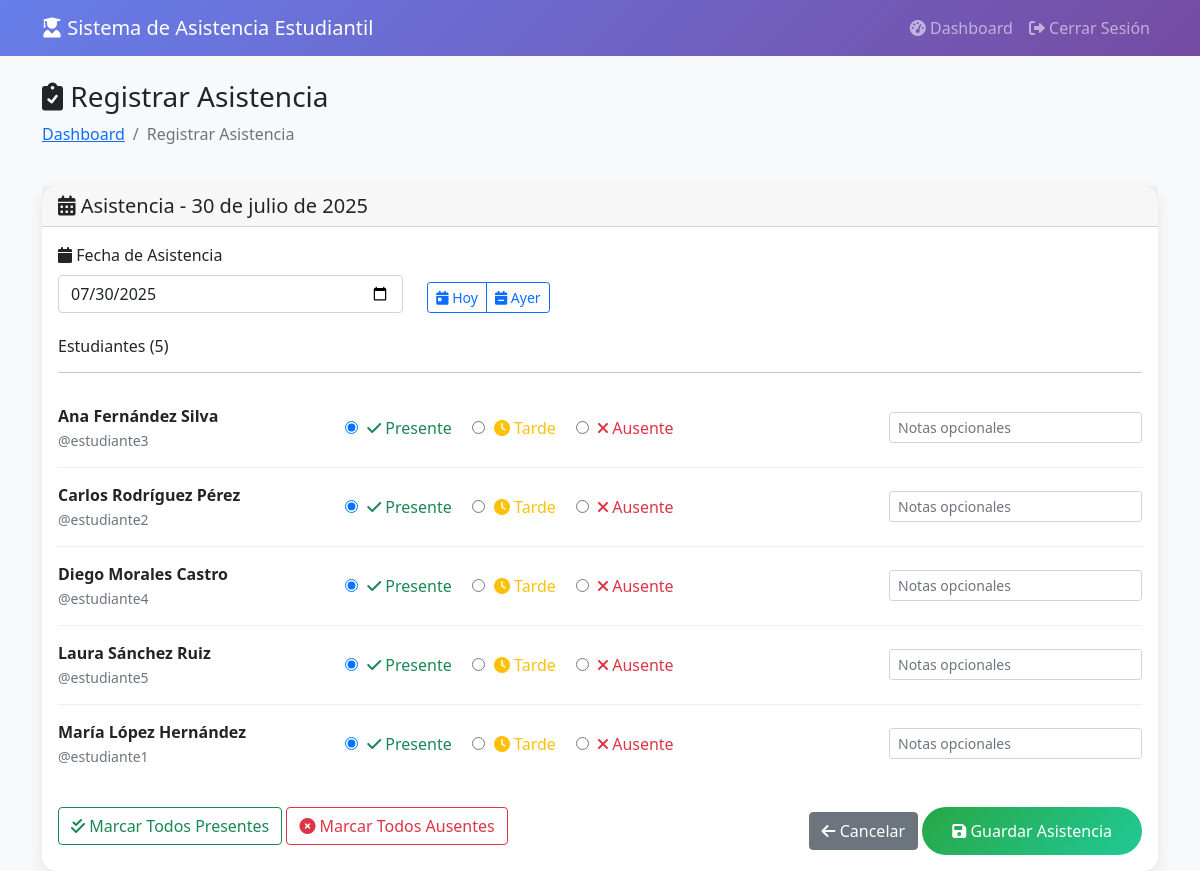
/php/register_attendance.php (signed in), run on the app's committed database.
### tables this page shows
CREATE TABLE users (
    id INT AUTO_INCREMENT PRIMARY KEY,
    username VARCHAR(50) UNIQUE NOT NULL,
    password VARCHAR(255) NOT NULL,
    role ENUM('teacher', 'student') NOT NULL,
    full_name VARCHAR(100) NOT NULL,
    email VARCHAR(100),
    created_at TIMESTAMP DEFAULT CURRENT_TIMESTAMP,
    updated_at TIMESTAMP DEFAULT CURRENT_TIMESTAMP ON UPDATE CURRENT_TIMESTAMP,
    is_active BOOLEAN DEFAULT TRUE,
    INDEX idx_username (username),
    INDEX idx_role (role)
);

### php/config.php (called while the page is built, shortened)
<?php
function escape($data) {
    return htmlspecialchars($data ?? '', ENT_QUOTES, 'UTF-8');
}
function formatDate($date) {
    $meses = [
        1 => 'enero', 2 => 'febrero', 3 => 'marzo', 4 => 'abril',
        5 => 'mayo', 6 => 'junio', 7 => 'julio', 8 => 'agosto',
        9 => 'septiembre', 10 => 'octubre', 11 => 'noviembre', 12 => 'diciembre'
    ];
    $timestamp = strtotime($date);
    $dia = date('d', $timestamp);
    $mes = $meses[(int)date('n', $timestamp)];
    $año = date('Y', $timestamp);
    return "$dia de $mes de $año";
}
?>

### php/db_connect.php (called while the page is built, shortened)
<?php
require_once 'config.php';
class DatabaseConnection {
    private static $instance = null;
    private $connection;
    private $host;
    private $username;
    private $password;
    private $database;
    private function __construct() {
        $this->host = DB_HOST;
        $this->username = DB_USERNAME;
        $this->password = DB_PASSWORD;
        $this->database = DB_NAME;
    }
    public static function getInstance() {
        if (self::$instance === null) {
            self::$instance = new self();
        }
        return self::$instance;
    }
    private function connect() {
        try {
            $this->connection = new mysqli($this->host, $this->username, $this->password, $this->database);
            $this->connection->query("SET sql_mode = 'STRICT_TRANS_TABLES,ERROR_FOR_DIVISION_BY_ZERO,NO_AUTO_CREATE_USER,NO_ENGINE_SUBSTITUTION'");
            $this->connection->query("SET time_zone = '" . date('P') . "'");
        } catch (Exception $e) {
            logError("Error fatal de conexión: " . $e->getMessage(), 'CRITICAL');
            if (!defined('DEBUG_MODE') || !DEBUG_MODE) {
                die('Error de conexión a la base de datos. Contacte al administrador.');
            } else {
                die('Error de conexión: ' . $e->getMessage());
            }
        }
    }
    public function getConnection() {
        return $this->connection;
    }
    public function prepare($query) {
        $stmt = $this->getConnection()->prepare($query);
        return $stmt;
    }
}
class QueryBuilder {
    private $db;
    public function __construct() {
        $this->db = DatabaseConnection::getInstance();
    }
    public function execute($query, $params = [], $types = '') {
        try {
            $stmt = $this->db->prepare($query);
            if (!empty($params)) {
                $stmt->bind_param($types, ...$params);
            }
            if (!$stmt->execute()) {
                throw new Exception("Error ejecutando consulta: " . $stmt->error);
            }
            return $stmt;
        } catch (Exception $e) {
            logError("Error en QueryBuilder::execute - " . $e->getMessage() . " | Query: " . $query, 'ERROR');
            throw $e;
        }
    }
    public function fetchAll($query, $params = [], $types = '') {
        $stmt = $this->execute($query, $params, $types);
        $result = $stmt->get_result();
        return $result->fetch_all(MYSQLI_ASSOC);
    }
}
$query = new QueryBuilder();
function fetchAll($sql, $params = [], $types = '') {
    global $query;
    return $query->fetchAll($sql, $params, $types);
}
?>

### php/register_attendance.php (the view, shortened to what this page needs)
<?php
require_once 'config.php';
require_once 'db_connect.php';
$students = fetchAll("SELECT id, username, full_name FROM users WHERE role = 'student' ORDER BY full_name");
$selected_date = $_POST['attendance_date'] ?? date('Y-m-d');
$existing_data = [];
?>
<!DOCTYPE html>
<html lang="es">
<head>
    <link href="https://cdn.jsdelivr.net/npm/bootstrap@5.1.3/dist/css/bootstrap.min.css" rel="stylesheet">
    <link href="https://cdnjs.cloudflare.com/ajax/libs/font-awesome/6.0.0/css/all.min.css" rel="stylesheet">
</head>
<body>
    <nav class="navbar navbar-expand-lg navbar-dark">
        <div class="container">
            <a class="navbar-brand" href="dashboard.php">
                <i class="fas fa-user-graduate"></i>
                <?php echo APP_NAME; ?>
            </a>
            <div class="navbar-nav ms-auto">
                <a class="nav-link" href="dashboard.php">
                    <i class="fas fa-tachometer-alt"></i> Dashboard
                </a>
                <a class="nav-link" href="logout.php">
                    <i class="fas fa-sign-out-alt"></i> Cerrar Sesión
                </a>
            </div>
        </div>
    </nav>
    <div class="container mt-4">
        <div class="row mb-4">
            <div class="col-12">
                <h1 class="h3">
                    <i class="fas fa-clipboard-check"></i>
                    Registrar Asistencia
                </h1>
                <nav aria-label="breadcrumb">
                    <ol class="breadcrumb">
                        <li class="breadcrumb-item"><a href="dashboard.php">Dashboard</a></li>
                        <li class="breadcrumb-item active">Registrar Asistencia</li>
                    </ol>
                </nav>
            </div>
        </div>
        <div class="card">
            <div class="card-header">
                <h5 class="mb-0">
                    <i class="fas fa-calendar-alt"></i>
                    Asistencia - <?php echo formatDate($selected_date); ?>
                </h5>
            </div>
            <div class="card-body">
                <form method="POST" action="">
                    <div class="row mb-4">
                        <div class="col-md-4">
                            <label for="attendance_date" class="form-label">
                                <i class="fas fa-calendar"></i> Fecha de Asistencia
                            </label>
                            <input type="date" class="form-control" id="attendance_date"
                                   name="attendance_date" value="<?php echo $selected_date; ?>"
                                   onchange="this.form.submit()">
                        </div>
                        <div class="col-md-8 d-flex align-items-end">
                            <div class="btn-group" role="group">
                                <button type="button" class="btn btn-outline-primary btn-sm" onclick="setToday()">
                                    <i class="fas fa-calendar-day"></i> Hoy
                                </button>
                                <button type="button" class="btn btn-outline-primary btn-sm" onclick="setYesterday()">
                                    <i class="fas fa-calendar-minus"></i> Ayer
                                </button>
                            </div>
                        </div>
                    </div>
                    <?php if (empty($students)): ?>
                        <div class="alert alert-info">
                            <i class="fas fa-info-circle"></i>
                            No hay estudiantes registrados en el sistema.
                        </div>
                    <?php else: ?>
                        <div class="mb-4">
                            <h6>Estudiantes (<?php echo count($students); ?>)</h6>
                            <hr>
                            <?php foreach ($students as $student):
                                $existing_record = $existing_data[$student['id']] ?? null;
                                $current_status = $existing_record['status'] ?? 'present';
                                $current_notes = $existing_record['notes'] ?? '';
                            ?>
                                <div class="student-row">
                                    <div class="row align-items-center">
                                        <div class="col-md-3">
                                            <strong><?php echo escape($student['full_name']); ?></strong><br>
                                            <small class="text-muted">@<?php echo escape($student['username']); ?></small>
                                        </div>
                                        <div class="col-md-6">
                                            <div class="d-flex">
                                                <div class="status-radio">
                                                    <label class="form-check-label text-success">
                                                        <input type="radio" name="attendance[<?php echo $student['id']; ?>]"
                                                               value="present" <?php echo $current_status === 'present' ? 'checked' : ''; ?>>
                                                        <i class="fas fa-check"></i> Presente
                                                    </label>
                                                </div>
                                                <div class="status-radio">
                                                    <label class="form-check-label text-warning">
                                                        <input type="radio" name="attendance[<?php echo $student['id']; ?>]"
                                                               value="late" <?php echo $current_status === 'late' ? 'checked' : ''; ?>>
                                                        <i class="fas fa-clock"></i> Tarde
                                                    </label>
                                                </div>
                                                <div class="status-radio">
                                                    <label class="form-check-label text-danger">
                                                        <input type="radio" name="attendance[<?php echo $student['id']; ?>]"
                                                               value="absent" <?php echo $current_status === 'absent' ? 'checked' : ''; ?>>
                                                        <i class="fas fa-times"></i> Ausente
                                                    </label>
                                                </div>
                                            </div>
                                        </div>
                                        <div class="col-md-3">
                                            <input type="text" class="form-control form-control-sm"
                                                   name="notes[<?php echo $student['id']; ?>]"
                                                   placeholder="Notas opcionales"
                                                   value="<?php echo escape($current_notes); ?>">
                                        </div>
                                    </div>
                                </div>
                            <?php endforeach; ?>
                        </div>
                        <div class="row">
                            <div class="col-12">
                                <div class="d-flex justify-content-between">
                                    <div>
                                        <button type="button" class="btn btn-outline-success" onclick="markAllPresent()">
                                            <i class="fas fa-check-double"></i> Marcar Todos Presentes
                                        </button>
                                        <button type="button" class="btn btn-outline-danger" onclick="markAllAbsent()">
                                            <i class="fas fa-times-circle"></i> Marcar Todos Ausentes
                                        </button>
                                    </div>
                                    <div>
                                        <a href="dashboard.php" class="btn btn-secondary">
                                            <i class="fas fa-arrow-left"></i> Cancelar
                                        </a>
                                        <button type="submit" name="save_attendance" class="btn btn-success btn-save">
                                            <i class="fas fa-save"></i> Guardar Asistencia
                                        </button>
                                    </div>
                                </div>
                            </div>
                        </div>
                    <?php endif; ?>
                </form>
            </div>
        </div>
    </div>
</body>
</html>

### php/register_attendance.php (style rules this page uses)
body { background-color: #f8f9fa; }
.navbar { background: linear-gradient(135deg, #667eea 0%, #764ba2 100%); }
.card { border: none; border-radius: 15px; box-shadow: 0 5px 15px rgba(0, 0, 0, 0.08); }
.student-row { border-bottom: 1px solid #eee; padding: 15px 0; }
.student-row:last-child { border-bottom: none; }
.status-radio { margin: 0 10px; }
.status-radio input[type="radio"] { margin-right: 5px; }
.btn-save { background: linear-gradient(135deg, #28a745 0%, #20c997 100%); border: none; padding: 12px 30px; border-radius: 25px; }

### data on the page
users: full_name "Ana Fernández Silva", username "estudiante3"
users: full_name "Carlos Rodríguez Pérez", username "estudiante2"
users: full_name "Diego Morales Castro", username "estudiante4"
users: full_name "Laura Sánchez Ruiz", username "estudiante5"
users: full_name "María López Hernández", username "estudiante1"

### other printed values
APP_NAME "Sistema de Asistencia Estudiantil"
count($students) "5"
